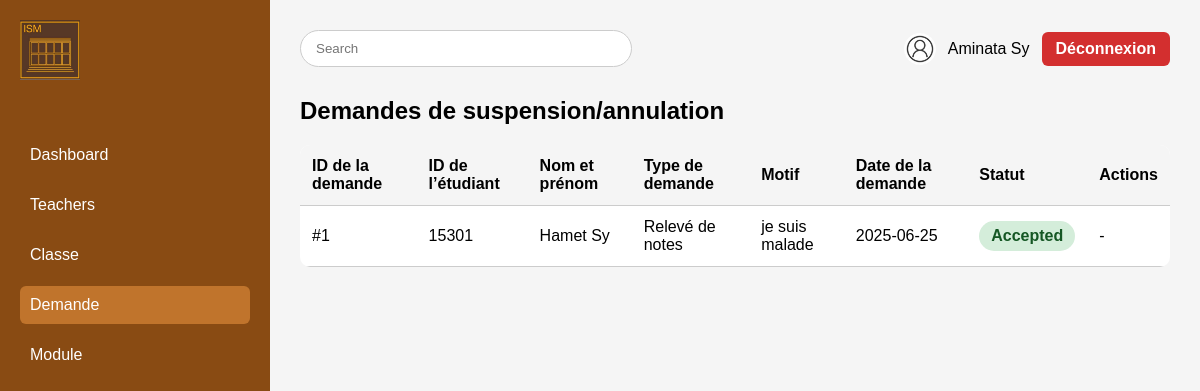
Screenshot of /admin/demande (signed in) with the database file from the repository.
### tables this page shows
CREATE TABLE IF NOT EXISTS `demandes` (
  `id` int(11) NOT NULL AUTO_INCREMENT,
  `etudiant_id` int(11) NOT NULL,
  `type_demande` varchar(100) NOT NULL,
  `raison` text NOT NULL,
  `date_demande` date NOT NULL,
  `statut` enum('Pending','Accepted','Rejected') DEFAULT 'Pending',
  PRIMARY KEY (`id`),
  KEY `etudiant_id` (`etudiant_id`)
);

CREATE TABLE IF NOT EXISTS `etudiants` (
  `id` int(11) NOT NULL AUTO_INCREMENT,
  `matricule` varchar(50) NOT NULL,
  `nom_complet` varchar(100) NOT NULL,
  `email` varchar(255) DEFAULT NULL,
  `classe_id` int(11) NOT NULL,
  `annee_academique` varchar(10) NOT NULL,
  `type_inscription` enum('inscription','reinscription') NOT NULL,
  `niveau` varchar(10) NOT NULL,
  PRIMARY KEY (`id`),
  UNIQUE KEY `matricule` (`matricule`),
  KEY `classe_id` (`classe_id`)
);

### Controllers/AdminController.php (called while the page is built, shortened)
<?php
class AdminController
{
    public function demandeList()
    {
        $pdo = Database::connect();
        $stmt = $pdo->query("
        SELECT d.id, e.matricule, e.nom_complet, d.type_demande, d.raison, d.date_demande, d.statut
        FROM demandes d
        JOIN etudiants e ON d.etudiant_id = e.matricule
    ");
        $demandes = $stmt->fetchAll(PDO::FETCH_ASSOC);
        require __DIR__ . '/../Views/admin/demande_admin.php';
    }
}

### public/index.php (called while the page is built, shortened)
<?php
require_once __DIR__ . '/../routes/web.php';

### Views/admin/demande_admin.php (the view, shortened to what this page needs)
<?php
$nomUser = $_SESSION['user']['nom_complet'];
?>
<!DOCTYPE html>
<html lang="fr">
<head>
</head>
<body>
<div class="sidebar">
    <img src="/assets/images/logo-ism.jpeg" alt="Logo ISM">
    <nav>
        <a href="/dashboard">Dashboard</a>
        <a href="/professeur">Teachers</a>
        <a href="/classe">Classe</a>
        <a href="/admin/demande" class="active">Demande</a>
        <a href="/module">Module</a>
    </nav>
</div>
<div class="main">
    <div class="topbar">
        <input type="text" class="search-bar" placeholder="Search">
        <div class="user-info">
            <img src="/assets/images/avatar.jpeg" alt="Avatar">
            <div><?= htmlspecialchars($nomUser) ?></div>
            <a href="/logout" class="logout-btn">Déconnexion</a>
        </div>
    </div>
    <h2>Demandes de suspension/annulation</h2>
    <table>
        <thead>
            <tr>
                <th>ID de la demande</th>
                <th>ID de l’étudiant</th>
                <th>Nom et prénom</th>
                <th>Type de demande</th>
                <th>Motif</th>
                <th>Date de la demande</th>
                <th>Statut</th>
                <th>Actions</th>
            </tr>
        </thead>
        <tbody>
            <?php foreach ($demandes as $demande): ?>
                <tr>
                    <td>#<?= $demande['id'] ?></td>
                    <td><?= $demande['matricule'] ?? '-' ?></td>
                    <td><?= $demande['nom_complet'] ?></td>
                    <td><?= $demande['type_demande'] ?></td>
                    <td><?= $demande['raison'] ?></td>
                    <td><?= $demande['date_demande'] ?></td>
                    <td>
                        <span class="badge
                            <?= $demande['statut'] === 'Accepted' ? 'accepted' : ($demande['statut'] === 'Rejected' ? 'rejected' : 'pending') ?>">
                            <?= ucfirst($demande['statut']) ?>
                        </span>
                    </td>
                    <td class="actions">
                        <?php if ($demande['statut'] === 'Pending'): ?>
                            <form action="/admin/demande/update" method="POST">
                                <input type="hidden" name="id" value="<?= $demande['id'] ?>">
                                <input type="hidden" name="statut" value="Accepted">
                                <button type="submit">Accepter</button>
                            </form>
                            <form action="/admin/demande/update" method="POST">
                                <input type="hidden" name="id" value="<?= $demande['id'] ?>">
                                <input type="hidden" name="statut" value="Rejected">
                                <button type="submit">Refuser</button>
                            </form>
                        <?php else: ?>
                            -
                        <?php endif; ?>
                    </td>
                </tr>
            <?php endforeach; ?>
        </tbody>
    </table>
</div>
</body>
</html>

### Views/admin/demande_admin.php (style rules this page uses)
body { margin: 0; font-family: Arial, sans-serif; display: flex; background-color: #f5f5f5; }
.sidebar { width: 230px; background-color: #894b13; color: white; padding: 20px; height: 100vh; }
.sidebar img { height: 60px; margin-bottom: 40px; }
.sidebar nav a { display: block; color: white; text-decoration: none; margin: 12px 0; padding: 10px; border-radius: 6px; }
.sidebar nav a:hover, .sidebar nav a.active { background-color: #c0742c; }
.main { flex: 1; padding: 30px; }
.topbar { display: flex; justify-content: space-between; align-items: center; margin-bottom: 30px; }
.search-bar { padding: 10px 15px; border-radius: 20px; border: 1px solid #ccc; width: 300px; }
.user-info { display: flex; align-items: center; gap: 12px; }
.user-info img { width: 32px; height: 32px; border-radius: 50%; }
.logout-btn { background-color: #d32f2f; color: white; padding: 8px 14px; border-radius: 6px; text-decoration: none; font-weight: bold; }
table { width: 100%; border-collapse: collapse; margin-top: 20px; background-color: white; border-radius: 10px; overflow: hidden; }
th, td { padding: 12px; border-bottom: 1px solid #ccc; text-align: left; }
th { background-color: #f5f5f5; }
.badge { padding: 6px 12px; border-radius: 20px; font-weight: bold; display: inline-block; }
.accepted { background-color: #d4edda; color: #155724; }

### rows the page displays
demandes: id "1", etudiants.matricule "15301", etudiants.nom_complet "Hamet Sy", type_demande "Relevé de notes", raison "je suis malade", date_demande "2025-06-25", statut "Accepted"

### other values shown
$nomUser "Aminata Sy"
